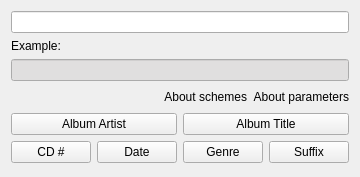
<?xml version="1.0" encoding="UTF-8"?>
<ui version="4.0">
 <class>SimplePatternWizardWidgetUI</class>
 <widget class="QWidget" name="SimplePatternWizardWidgetUI">
  <property name="geometry">
   <rect>
    <x>0</x>
    <y>0</y>
    <width>287</width>
    <height>177</height>
   </rect>
  </property>
  <layout class="QGridLayout" name="gridLayout">
   <item row="0" column="0" colspan="4">
    <widget class="KLineEdit" name="klineedit_pattern"/>
   </item>
   <item row="1" column="0">
    <widget class="QLabel" name="label_album_example">
     <property name="maximumSize">
      <size>
       <width>16777215</width>
       <height>21</height>
      </size>
     </property>
     <property name="text">
      <string>Example:</string>
     </property>
     <property name="buddy">
      <cstring>klineedit_example</cstring>
     </property>
    </widget>
   </item>
   <item row="2" column="0" colspan="4">
    <widget class="KLineEdit" name="klineedit_example">
     <property name="enabled">
      <bool>true</bool>
     </property>
     <property name="palette">
      <palette>
       <active>
        <colorrole role="Base">
         <brush brushstyle="SolidPattern">
          <color alpha="255">
           <red>224</red>
           <green>223</green>
           <blue>223</blue>
          </color>
         </brush>
        </colorrole>
        <colorrole role="Highlight">
         <brush brushstyle="SolidPattern">
          <color alpha="255">
           <red>124</red>
           <green>130</green>
           <blue>119</blue>
          </color>
         </brush>
        </colorrole>
        <colorrole role="HighlightedText">
         <brush brushstyle="SolidPattern">
          <color alpha="255">
           <red>255</red>
           <green>255</green>
           <blue>255</blue>
          </color>
         </brush>
        </colorrole>
       </active>
       <inactive>
        <colorrole role="Base">
         <brush brushstyle="SolidPattern">
          <color alpha="255">
           <red>224</red>
           <green>223</green>
           <blue>223</blue>
          </color>
         </brush>
        </colorrole>
        <colorrole role="Highlight">
         <brush brushstyle="SolidPattern">
          <color alpha="255">
           <red>124</red>
           <green>130</green>
           <blue>119</blue>
          </color>
         </brush>
        </colorrole>
        <colorrole role="HighlightedText">
         <brush brushstyle="SolidPattern">
          <color alpha="255">
           <red>255</red>
           <green>255</green>
           <blue>255</blue>
          </color>
         </brush>
        </colorrole>
       </inactive>
       <disabled>
        <colorrole role="Base">
         <brush brushstyle="SolidPattern">
          <color alpha="255">
           <red>244</red>
           <green>244</green>
           <blue>244</blue>
          </color>
         </brush>
        </colorrole>
        <colorrole role="Highlight">
         <brush brushstyle="SolidPattern">
          <color alpha="255">
           <red>124</red>
           <green>130</green>
           <blue>119</blue>
          </color>
         </brush>
        </colorrole>
        <colorrole role="HighlightedText">
         <brush brushstyle="SolidPattern">
          <color alpha="255">
           <red>255</red>
           <green>255</green>
           <blue>255</blue>
          </color>
         </brush>
        </colorrole>
       </disabled>
      </palette>
     </property>
     <property name="readOnly">
      <bool>true</bool>
     </property>
    </widget>
   </item>
   <item row="3" column="0" colspan="4">
    <layout class="QHBoxLayout" name="horizontalLayout">
     <item>
      <spacer name="horizontalSpacer">
       <property name="orientation">
        <enum>Qt::Horizontal</enum>
       </property>
       <property name="sizeHint" stdset="0">
        <size>
         <width>40</width>
         <height>20</height>
        </size>
       </property>
      </spacer>
     </item>
     <item>
      <widget class="KUrlLabel" name="kurllabel_aboutschemes">
       <property name="text">
        <string>About schemes</string>
       </property>
       <property name="alignment">
        <set>Qt::AlignRight|Qt::AlignTrailing|Qt::AlignVCenter</set>
       </property>
      </widget>
     </item>
     <item>
      <widget class="KUrlLabel" name="kurllabel_aboutparameters">
       <property name="text">
        <string>About parameters</string>
       </property>
       <property name="alignment">
        <set>Qt::AlignRight|Qt::AlignTrailing|Qt::AlignVCenter</set>
       </property>
      </widget>
     </item>
    </layout>
   </item>
   <item row="4" column="0" colspan="2">
    <widget class="KPushButton" name="kpushbutton_albumartist">
     <property name="minimumSize">
      <size>
       <width>0</width>
       <height>0</height>
      </size>
     </property>
     <property name="maximumSize">
      <size>
       <width>16777215</width>
       <height>16777215</height>
      </size>
     </property>
     <property name="toolTip">
      <string/>
     </property>
     <property name="text">
      <string>Album Artist</string>
     </property>
    </widget>
   </item>
   <item row="4" column="2" colspan="2">
    <widget class="KPushButton" name="kpushbutton_albumtitle">
     <property name="minimumSize">
      <size>
       <width>0</width>
       <height>0</height>
      </size>
     </property>
     <property name="maximumSize">
      <size>
       <width>16777215</width>
       <height>16777215</height>
      </size>
     </property>
     <property name="toolTip">
      <string/>
     </property>
     <property name="text">
      <string>Album Title</string>
     </property>
    </widget>
   </item>
   <item row="5" column="0">
    <widget class="KPushButton" name="kpushbutton_cdno">
     <property name="toolTip">
      <string/>
     </property>
     <property name="text">
      <string>CD #</string>
     </property>
    </widget>
   </item>
   <item row="5" column="1">
    <widget class="KPushButton" name="kpushbutton_date">
     <property name="toolTip">
      <string/>
     </property>
     <property name="text">
      <string>Date</string>
     </property>
    </widget>
   </item>
   <item row="5" column="2">
    <widget class="KPushButton" name="kpushbutton_genre">
     <property name="toolTip">
      <string/>
     </property>
     <property name="text">
      <string>Genre</string>
     </property>
    </widget>
   </item>
   <item row="5" column="3">
    <widget class="KPushButton" name="kpushbutton_suffix">
     <property name="text">
      <string>Suffix</string>
     </property>
    </widget>
   </item>
   <item row="6" column="2">
    <spacer name="verticalSpacer">
     <property name="orientation">
      <enum>Qt::Vertical</enum>
     </property>
     <property name="sizeHint" stdset="0">
      <size>
       <width>20</width>
       <height>14</height>
      </size>
     </property>
    </spacer>
   </item>
  </layout>
 </widget>
 <customwidgets>
  <customwidget>
   <class>KPushButton</class>
   <extends>QPushButton</extends>
   <header>kpushbutton.h</header>
  </customwidget>
  <customwidget>
   <class>KLineEdit</class>
   <extends>QLineEdit</extends>
   <header>klineedit.h</header>
  </customwidget>
  <customwidget>
   <class>KUrlLabel</class>
   <extends>QLabel</extends>
   <header>kurllabel.h</header>
  </customwidget>
 </customwidgets>
 <resources/>
 <connections/>
</ui>
